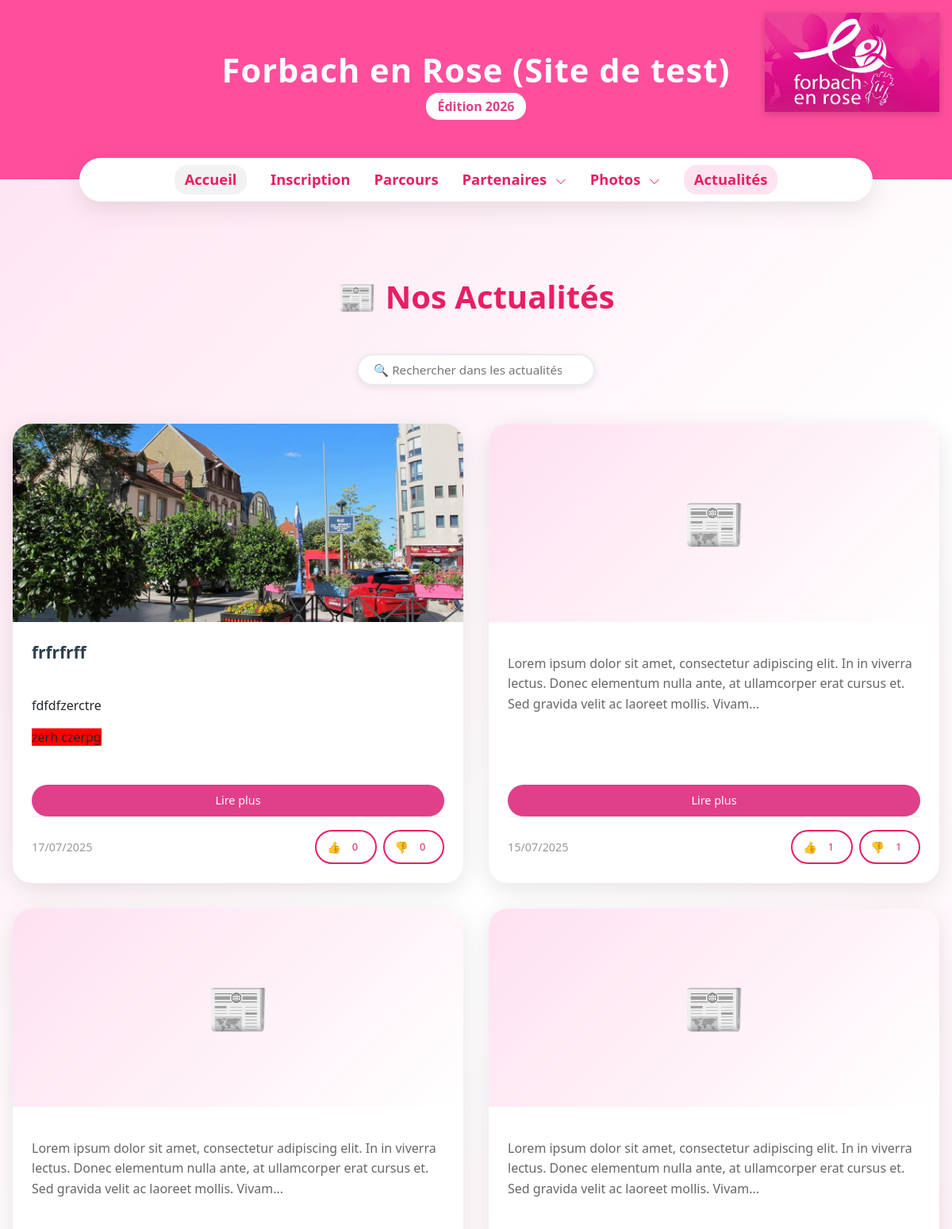
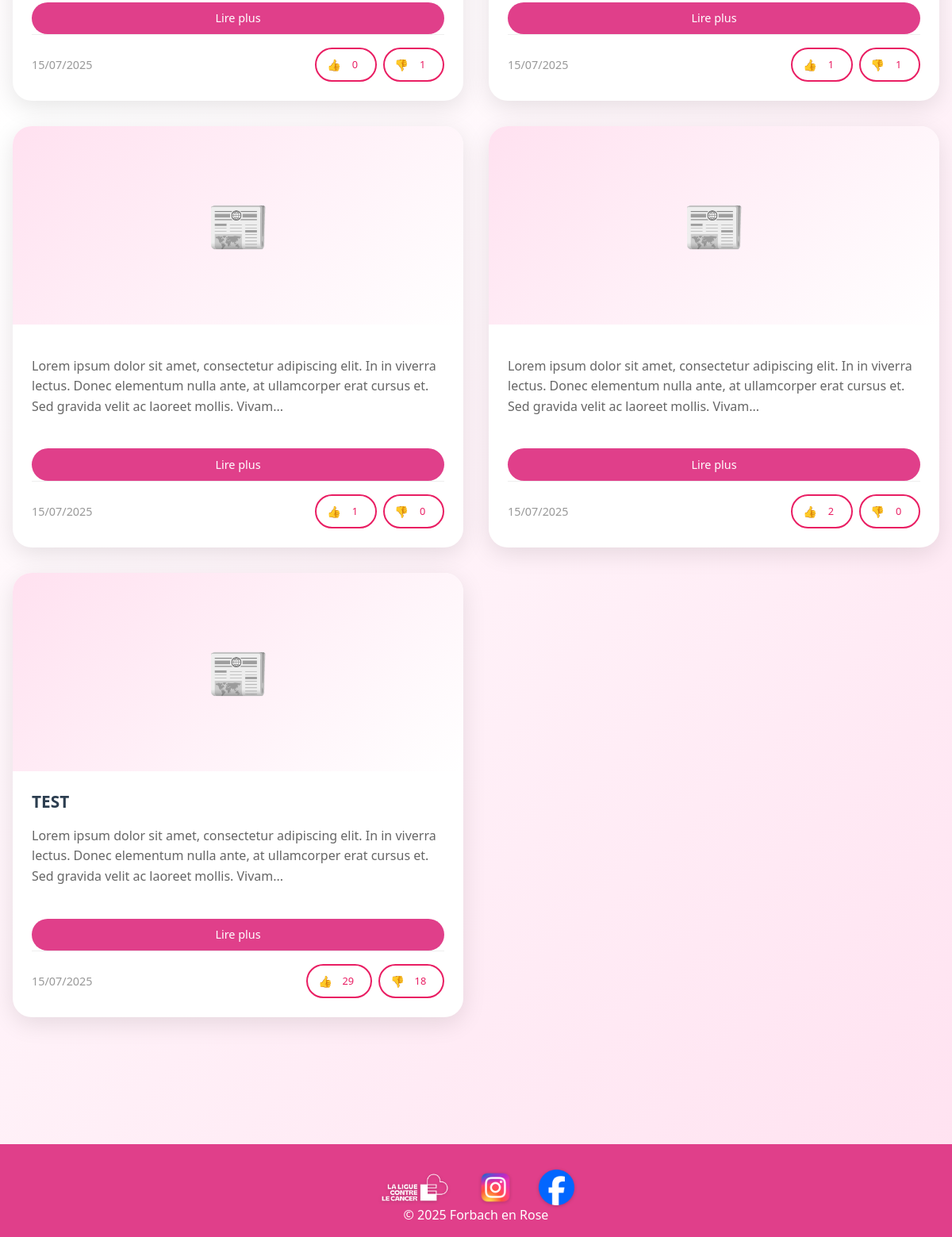
Page /public/news.php on the earlier database version (2 pictures, top to bottom).
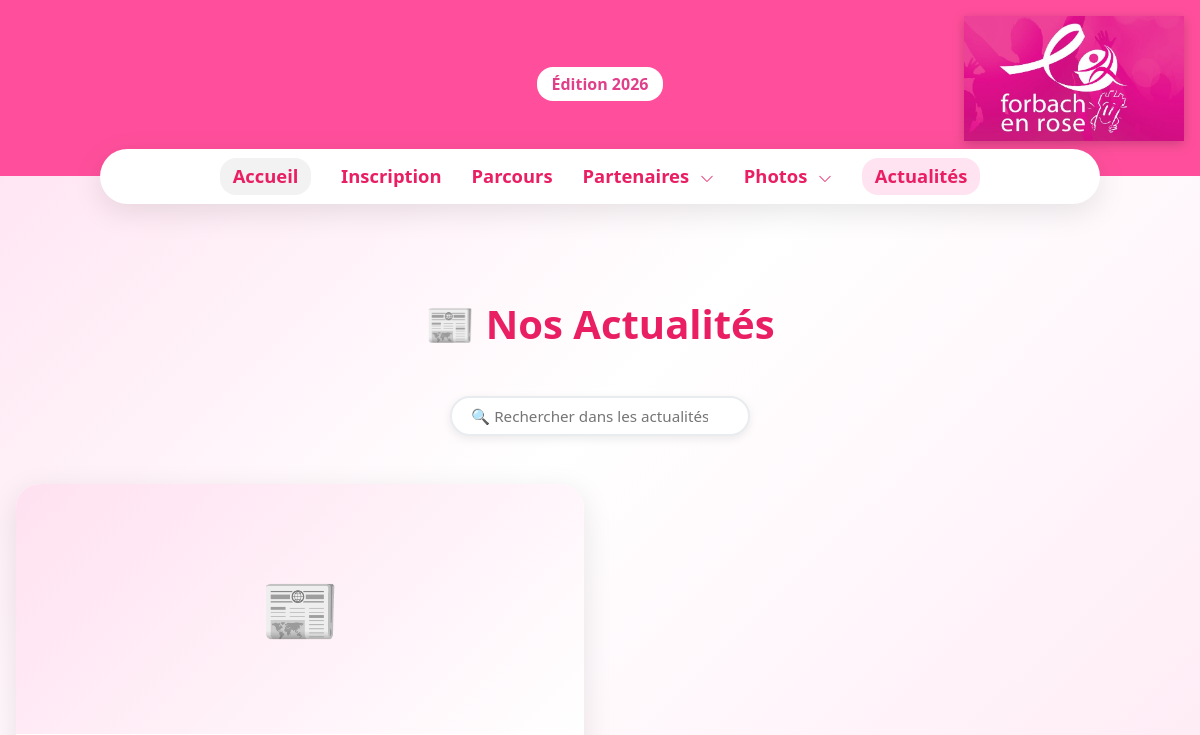
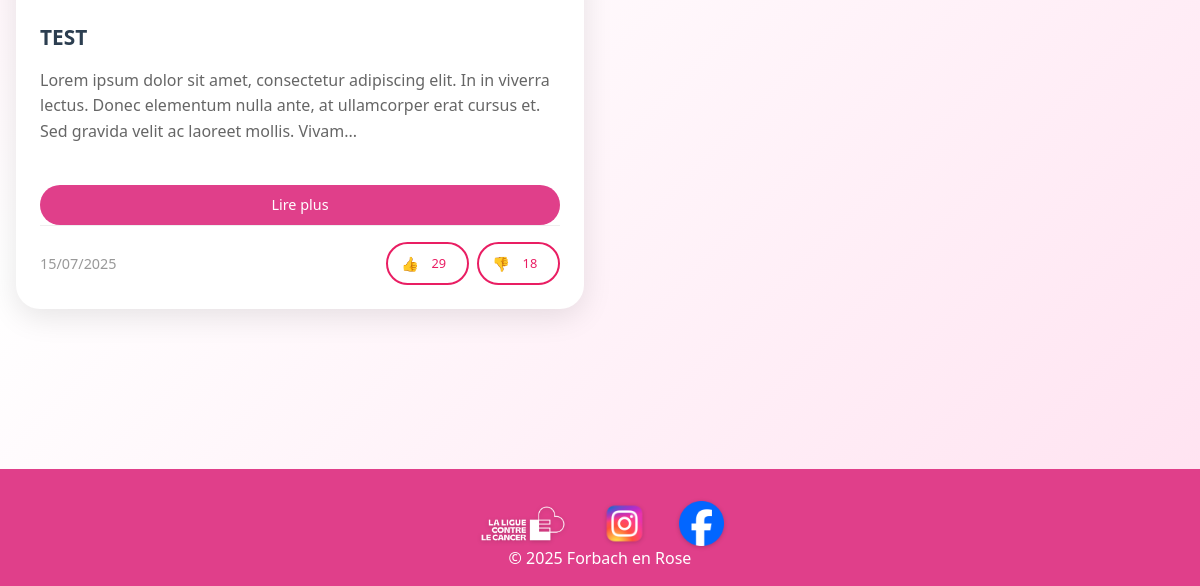
Same page on the later database version (2 pictures, top to bottom).
### tables this page shows
CREATE TABLE IF NOT EXISTS `setting` (
  `id` int(11) NOT NULL AUTO_INCREMENT,
  `assoconnect_js` longtext DEFAULT NULL,
  `assoconnect_iframe` longtext DEFAULT NULL,
  `title` varchar(50) DEFAULT NULL,
  `title_color` varchar(50) DEFAULT NULL,
  `picture` varchar(50) DEFAULT NULL,
  `footer` varchar(50) DEFAULT NULL,
  `registration_fee` int(10) DEFAULT NULL,
  `titleAccueil` varchar(50) DEFAULT NULL,
  `edition` varchar(50) DEFAULT NULL,
  `link_facebook` varchar(255) DEFAULT NULL,
  `link_instagram` varchar(255) DEFAULT NULL,
  `accueil_active` int(2) NOT NULL DEFAULT 0,
  `date_course` timestamp NULL DEFAULT NULL,
  `picture_accueil` varchar(255) DEFAULT NULL,
  `picture_partner` varchar(255) DEFAULT NULL,
  `picture_gradient` varchar(255) DEFAULT NULL,
  `titleParcours` varchar(255) DEFAULT NULL,
  `parcoursDesc` text DEFAULT NULL,
  `picture_parcours` varchar(255) DEFAULT NULL,
  `div_reglementation` mediumtext DEFAULT NULL,
  `social_networks` int(11) NOT NULL DEFAULT 0,
  `link_cancer` varchar(255) DEFAULT NULL,
  `debogage` int(2) NOT NULL DEFAULT 0,
  PRIMARY KEY (`id`)
);

CREATE TABLE IF NOT EXISTS `news` (
  `id` int(11) NOT NULL AUTO_INCREMENT,
  `img_article` varchar(255) DEFAULT NULL,
  `title_article` varchar(255) DEFAULT NULL,
  `desc_article` mediumtext DEFAULT NULL,
  `date_publication` timestamp NULL DEFAULT NULL,
  `like` int(11) DEFAULT 0,
  `dislike` int(11) DEFAULT 0,
  PRIMARY KEY (`id`)
);

### public/news.php (the view, shortened to what this page needs)
<?php
require '../config/config.php';
$page = max(1, intval($_GET['page'] ?? 1));
$limit = 9;
$offset = ($page - 1) * $limit;
$search = $_GET['search'] ?? '';
$whereConditions = [];
$whereClause = !empty($whereConditions) ? 'WHERE ' . implode(' AND ', $whereConditions) : '';
if (!empty($search)) {
    $sql = "SELECT *,
            CASE
                WHEN title_article LIKE :search THEN 1
                WHEN desc_article LIKE :search THEN 2
                ELSE 3
            END as search_priority
            FROM news $whereClause
            ORDER BY search_priority ASC, date_publication DESC
            LIMIT :limit OFFSET :offset";
} else {
    $sql = "SELECT * FROM news $whereClause ORDER BY date_publication DESC LIMIT :limit OFFSET :offset";
}
$stmt = $pdo->prepare($sql);
$stmt->bindValue(':limit', $limit, PDO::PARAM_INT);
$stmt->bindValue(':offset', $offset, PDO::PARAM_INT);
$stmt->execute();
$articles = $stmt->fetchAll(PDO::FETCH_ASSOC);
$stmt = $pdo->prepare('SELECT * FROM setting WHERE id = :id LIMIT 1');
$stmt->execute(['id' => 1]);
$data = $stmt->fetch(PDO::FETCH_ASSOC) ?: [];
$titleAccueil = $data['titleAccueil'] ?? '';
$picture = $data['picture'] ?? '';
$titleColor = $data['title_color'] ?? '#ffffff';
$edition = $data['edition'] ?? '';
$footer= $data['footer'] ?? null;
$link_instagram  = $data['link_instagram'] ?? null;
$link_facebook = $data['link_facebook'] ?? null;
$link_cancer = $data['link_cancer'] ?? null;
function truncateText($text, $maxLength = 180) {
    if (strlen($text) <= $maxLength) return $text;
    return substr($text, 0, $maxLength) . '...';
}
        ?>
<!DOCTYPE html>
<html lang="fr">
<head>
  <link rel="stylesheet" href="../css/forbach-style.css">
  <link rel="stylesheet" href="../css/accueil.css">
  <link rel="stylesheet" href="https://cdn.jsdelivr.net/npm/bootstrap@5.3.2/dist/css/bootstrap.min.css">
</head>
<body>
<?php include '../inc/nav.php'; ?>
<link rel="stylesheet" href="../css/news.css">
<div class="news-section">
    <h2 class="section-title">📰 Nos Actualités</h2>
    <div class="news-search">
        <div class="search-container">
            <input type="text" id="searchInput" class="search-input" placeholder="🔍 Rechercher dans les actualités...">
        </div>
    </div>
    <div class="news-grid" id="articlesContainer">
        <?php foreach ($articles as $article): ?>
            <?php
            $imgPath = '../files/_news/' . $article['img_article'];
            $displayTitle = htmlspecialchars($article['title_article'] ?? '');
            $displayDesc = $article['desc_article'];
            $displayDesc = truncateText($displayDesc, 180);
            ?>
            <div class="news-card">
                <?php if (!empty($article['img_article']) && is_file($imgPath)): ?>
                    <img src="<?= htmlspecialchars($imgPath) ?>" alt="<?= htmlspecialchars($article['title_article']) ?>" class="news-card-img">
                <?php else: ?>
                    <div class="news-card-img news-card-placeholder">
                        <span>📰</span>
                    </div>
                <?php endif; ?>
                <div class="news-card-body">
                    <h5 class="news-card-title"><?= $displayTitle ?></h5>
                    <p class="news-card-excerpt"><?= $displayDesc ?></p>
                    <button class="btn-read-more" onclick="openModal(<?= $article['id'] ?>)">Lire plus</button>
                    <div class="news-card-footer">
                        <small class="news-date"><?= date('d/m/Y', strtotime($article['date_publication'])) ?></small>
                        <div class="news-actions">
                            <button class="btn-feedback btn-like" data-id="<?= $article['id'] ?>">
                                👍<span class="count-badge like-count"><?= $article['like'] ?></span>
                            </button>
                            <button class="btn-feedback btn-dislike" data-id="<?= $article['id'] ?>">
                                👎<span class="count-badge dislike-count"><?= $article['dislike'] ?></span>
                            </button>
                        </div>
                    </div>
                </div>
            </div>
        <?php endforeach; ?>
    </div>
</div>
<?php if (!empty($link_facebook) || !empty($link_instagram)) : ?>
  <footer>
    <div class="top-logos-footer">
      <a href="<?= htmlspecialchars($link_cancer, ENT_QUOTES, 'UTF-8'); ?>" target="_blank" aria-label="Ligue contre le Cancer">
        <img src="../files/_logos/ligue-cancer-blanc.png" alt="Ligue contre le cancer">
      </a>
      <?php if (!empty($link_instagram)) : ?>
        <a href="<?= htmlspecialchars($link_instagram, ENT_QUOTES, 'UTF-8'); ?>" target="_blank" aria-label="Instagram">
          <img src="../files/_logos/instagram.png" alt="Instagram">
        </a>
      <?php endif; ?>
      <?php if (!empty($link_facebook)) : ?>
        <a href="<?= htmlspecialchars($link_facebook, ENT_QUOTES, 'UTF-8'); ?>" target="_blank" aria-label="Facebook">
          <img src="../files/_logos/facebook.png" alt="Facebook">
        </a>
      <?php endif; ?>
    </div>
    <?php if (!empty($footer)) : ?>
      <?= htmlspecialchars($footer) ?>
    <?php endif; ?>
  </footer>
<?php endif; ?>
</body>
</html>

### inc/nav.php (shortened to what this page needs)
<section class="hero">
<img src="../files/_pictures/<?= htmlspecialchars($picture) ?>"
    alt="Logo Forbach en Rose" class="logo-top">
<div class="hero-inner">
    <h1 style="color: <?= htmlspecialchars($titleColor) ?>;"><?= htmlspecialchars($titleAccueil) ?></h1>
    <span class="badge-donation"><?= htmlspecialchars($edition) ?></span>
</div>
</section>
<nav class="nav-flottante">
<a href="accueil.php" class="nav-item accueil-style">Accueil</a>
<a href="register.php" class="nav-item">Inscription</a>
<a href="parcours.php" class="nav-item menu-cache">Parcours</a>
<div class="nav-item dropdown menu-cache" style="position: relative;">
    <a href="#" class="nav-link partenaires-toggle" onclick="toggleDropdown(event)">
        Partenaires <svg class="chevron-icon" xmlns="http://www.w3.org/2000/svg" width="14" height="14" fill="#e91e63" viewBox="0 0 16 16"><path fill-rule="evenodd" d="M1.646 5.646a.5.5 0 0 1 .708 0L8 11.293l5.646-5.647a.5.5 0 0 1 .708.708l-6 6a.5.5 0 0 1-.708 0l-6-6a.5.5 0 0 1 0-.708z"/></svg>
    </a>
</div>
<div class="nav-item dropdown menu-cache" style="position: relative;">
    <a href="#" class="nav-link photos-toggle" onclick="togglePhotosDropdown(event)">
        Photos
        <svg class="chevron-icon" xmlns="http://www.w3.org/2000/svg" width="14" height="14" fill="#e91e63" viewBox="0 0 16 16">
        <path fill-rule="evenodd" d="M1.646 5.646a.5.5 0 0 1 .708 0L8 11.293l5.646-5.647a.5.5 0 0 1 .708.708l-6 6a.5.5 0 0 1-.708 0l-6-6a.5.5 0 0 1 0-.708z"/>
        </svg>
    </a>
</div>
<a href="news.php" class="nav-item menu-cache">Actualités</a>
</nav>

### css/forbach-style.css (style rules this page uses)
:root { --rose-500:#ff4f9c; --rose-600:#e03f8a; --bg-grad:linear-gradient(135deg,#ffe1f0 0%,#fff 40%,#ffe1f0 100%); }
body { background:var(--bg-grad);min-height:100vh;display:flex;flex-direction:column; }
.hero { background:var(--rose-500); color:#fff; padding:4rem 1rem 5rem; position:relative; text-align:center; }
.badge-donation { background:#fff;color:var(--rose-600);border-radius:1rem;padding:.4rem .9rem;font-weight:600; }
.hero-inner { max-width:800px;margin:0 auto; }
.logo-top { position:absolute;top:1rem;right:1rem; max-width:220px;width:27vw; filter:drop-shadow(0 3px 6px rgba(0,0,0,.2)); }
.top-logos-footer { display: flex; justify-content: center; gap: 1rem; padding: 1rem 2rem 0; align-items: center; z-index: 10; }
.top-logos-footer img { height: 45px; filter: drop-shadow(0 1px 2px rgba(0,0,0,0.2)); transition: transform 0.2s ease; }
.hero h1 { font-size:2.6rem;font-weight:700;letter-spacing:1px; }

### css/accueil.css (style rules this page uses)
:root { --rose-500:#ff4f9c; --rose-600:#e03f8a; --bg-grad:linear-gradient(135deg,#ffe1f0 0%,#fff 40%,#ffe1f0 100%); }
body { background:var(--bg-grad);min-height:100vh;display:flex;flex-direction:column; }
.nav-flottante { background: white; border-radius: 3rem; padding: 0.3rem 2rem; margin: -1.7rem auto 2rem; width: calc(100% - 100px); max-width: 1000px; display: flex; flex-wrap: wrap; justify-content: center; align-items: center; box-shadow: 0 8px 30px rgba(0, 0, 0, 0.1); position: relative; transition: gap 0.3s ease; }
.nav-flottante a, .menu-deroulant a { color: #e91e63; font-weight: 700; text-decoration: none; font-size: 1.15rem; white-space: nowrap; margin: 0.25rem 0; text-align: center; }
.nav-flottante a.active, .menu-deroulant a.active { background: #ffe3f0; border-radius: 1rem; padding: 0.3rem 0.8rem; }
.logo-top { position:absolute; top:1rem; right:1rem; max-width:220px; width:27vw; filter:drop-shadow(0 3px 6px rgba(0,0,0,.2)); }
footer { background: var(--rose-600); color: white; text-align: center; padding: 1rem; margin-top: 3rem; }
footer a { color: white; margin: 0 0.5rem; text-decoration: underline; }
.nav-flottante a.accueil-style { background: #f2f2f2; border-radius: 1rem; padding: 0.3rem 0.8rem; color: #e91e63; font-weight: 700; }
.chevron-icon { margin-left: 6px; vertical-align: middle; transition: transform 0.2s ease; }
.nav-link.partenaires-toggle { color: #e91e63; font-weight: 700; text-decoration: none; }

Differences in the rows shown:
removed news: img_article (picture), title_article "frfrfrff", desc_article "fdfdfzerctre zerh czerpg", date_publication "17/07/2025", like "0", dislike "0"
removed news: desc_article "Lorem ipsum dolor sit amet, consectetur adipiscing elit. In in viverra lectus. Donec elementum nulla ante, at ullamcorper erat cursus et. Sed gravida velit ac laoreet mollis. Vivam...", date_publication "15/07/2025", like "1", dislike "1"
removed news: desc_article "Lorem ipsum dolor sit amet, consectetur adipiscing elit. In in viverra lectus. Donec elementum nulla ante, at ullamcorper erat cursus et. Sed gravida velit ac laoreet mollis. Vivam...", date_publication "15/07/2025", like "0", dislike "1"
removed news: desc_article "Lorem ipsum dolor sit amet, consectetur adipiscing elit. In in viverra lectus. Donec elementum nulla ante, at ullamcorper erat cursus et. Sed gravida velit ac laoreet mollis. Vivam...", date_publication "15/07/2025", like "1", dislike "1"
removed news: desc_article "Lorem ipsum dolor sit amet, consectetur adipiscing elit. In in viverra lectus. Donec elementum nulla ante, at ullamcorper erat cursus et. Sed gravida velit ac laoreet mollis. Vivam...", date_publication "15/07/2025", like "1", dislike "0"
removed news: desc_article "Lorem ipsum dolor sit amet, consectetur adipiscing elit. In in viverra lectus. Donec elementum nulla ante, at ullamcorper erat cursus et. Sed gravida velit ac laoreet mollis. Vivam...", date_publication "15/07/2025", like "2", dislike "0"
changed setting: titleAccueil "Forbach en Rose (Site de test)" → (not shown)
